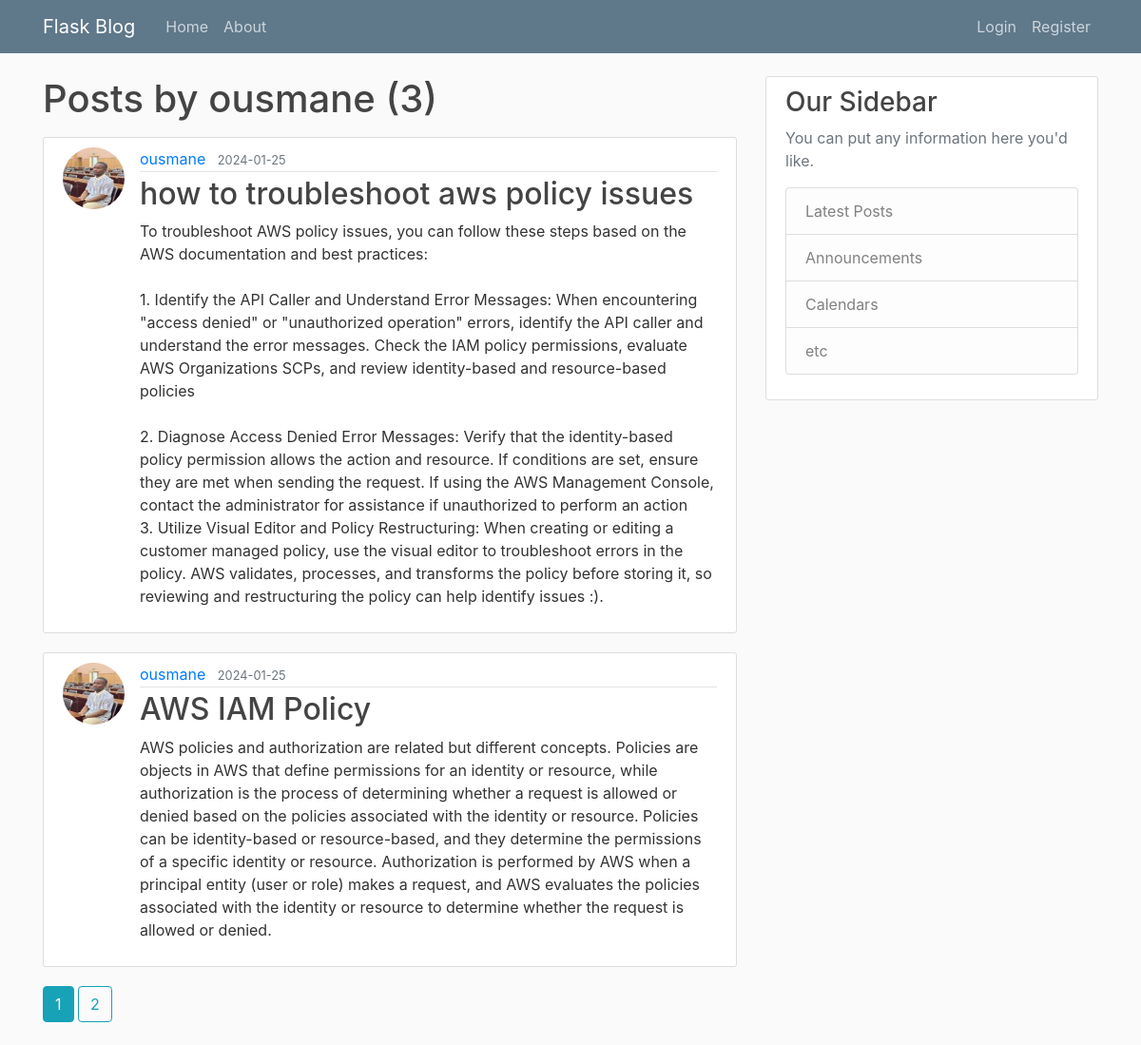
/user/ousmane, run on the app's committed database.
### blog/models/model.py (models this page shows, shortened)
class User(db.Model, UserMixin):
    id = db.Column(db.Integer, primary_key=True)
    username = db.Column(db.String(20), unique=True, nullable=False)
    email = db.Column(db.String(120), unique=True, nullable=False)
    image_file = db.Column(db.String(20), nullable=False, default='default.jpg')
    password = db.Column(db.String(60), nullable=False)
    posts = db.relationship('Post', backref='author', lazy=True)

class Post(db.Model):
    id = db.Column(db.Integer, primary_key=True)
    title = db.Column(db.String(20), nullable=False)
    date_posted = db.Column(db.DateTime, nullable=False, default=datetime.utcnow)
    content = db.Column(db.Text, nullable=False)
    user_id = db.Column(db.Integer, db.ForeignKey('user.id'), nullable=False)

### blog/users/routes.py (the view)
@users.route("/user/<string:username>")
def user_posts(username):
    page = request.args.get('page', 1, type=int)
    user = User.query.filter_by(username=username).first_or_404()
    posts = Post.query.filter_by(author=user) \
        .order_by(Post.date_posted.desc()) \
        .paginate(page=page, per_page=2);
    return render_template('user_posts.html', posts=posts, user=user);

### blog/templates/user_posts.html
{% extends "layout.html" %}
{% block content %}
    <h1 class="mb-3">Posts by {{ user.username }} ({{ posts.total }})</h1>
    {% for post in posts.items %}
        <article class="media content-section">
          <img class="rounded-circle article-img" src="{{ url_for('static', filename='profile_pics/' + post.author.image_file) }}">
          <div class="media-body">
            <div class="article-metadata">
              <a class="mr-2" href="{{ url_for('users.user_posts', username=post.author.username) }}">{{ post.author.username }}</a>
              <small class="text-muted">{{ post.date_posted.strftime('%Y-%m-%d') }}</small>
            </div>
            <h2><a class="article-title" href="{{ url_for('posts.post', post_id=post.id) }}">{{ post.title }}</a></h2>
            <p class="article-content">{{ post.content }}</p>
          </div>
        </article>
    {% endfor %}
    {% for page_num in posts.iter_pages(left_edge=1, right_edge=1, left_current=1, right_current=2) %}
      {% if page_num %}
        {% if posts.page == page_num %}
          <a class="btn btn-info mb-4" href="{{ url_for('users.user_posts', username=user.username, page=page_num) }}">{{ page_num }}</a>
        {% else %}
          <a class="btn btn-outline-info mb-4" href="{{ url_for('users.user_posts', username=user.username, page=page_num) }}">{{ page_num }}</a>
        {% endif %}
      {% else %}
        ...
      {% endif %}
    {% endfor %}
{% endblock content %}

### blog/templates/layout.html (shortened to what this page needs)
<!DOCTYPE html>
<html>
<head>
    <link rel="stylesheet" href="https://maxcdn.bootstrapcdn.com/bootstrap/4.0.0/css/bootstrap.min.css"
>
    <link rel="stylesheet" type="text/css" href="{{ url_for('static', filename='main.css') }}">
</head>
<body>
<header class="site-header">
    <nav class="navbar navbar-expand-md navbar-dark bg-steel fixed-top">
        <div class="container">
            <a class="navbar-brand mr-4" href="{{ url_for('main.home') }}">Flask Blog</a>
            <div class="collapse navbar-collapse" id="navbarToggle">
                <div class="navbar-nav mr-auto">
                    <a class="nav-item nav-link" href="{{ url_for('main.home') }}">Home</a>
                    <a class="nav-item nav-link" href="{{ url_for('main.about') }}">About</a>
                </div>
                <div class="navbar-nav">
                    {% if current_user.is_authenticated %}
                    <a class="nav-item nav-link" href="{{ url_for('posts.new_post') }}">Create Post</a>
                    <a class="nav-item nav-link" href="{{ url_for('users.account') }}">Account</a>
                    <a class="nav-item nav-link" href="{{ url_for('users.logout') }}">Logout</a>
                    {% else %}
                    <a class="nav-item nav-link" href="{{ url_for('users.login') }}">Login</a>
                    <a class="nav-item nav-link" href="{{ url_for('users.register') }}">Register</a>
                    {% endif %}
                </div>
            </div>
        </div>
    </nav>
</header>
<main role="main" class="container">
    <div class="row">
        <div class="col-md-8">
            {% block content %} {% endblock %}
        </div>
        <div class="col-md-4">
            <div class="content-section">
                <h3>Our Sidebar</h3>
                <p class='text-muted'>You can put any information here you'd like.
                <ul class="list-group">
                    <li class="list-group-item list-group-item-light">Latest Posts</li>
                    <li class="list-group-item list-group-item-light">Announcements</li>
                    <li class="list-group-item list-group-item-light">Calendars</li>
                    <li class="list-group-item list-group-item-light">etc</li>
                </ul>
                </p>
            </div>
        </div>
    </div>
</main>
</body>
</html>

### blog/static/main.css (style rules this page uses)
body { background: #fafafa; color: #333333; margin-top: 5rem; }
h1, h2, h3, h4, h5, h6 { color: #444444; }
.bg-steel { background-color: #5f788a; }
.site-header .navbar-nav .nav-link { color: #cbd5db; }
.content-section { background: #ffffff; padding: 10px 20px; border: 1px solid #dddddd; border-radius: 3px; margin-bottom: 20px; }
.article-title { color: #444444; }
.article-content { white-space: pre-line; }
.article-img { height: 65px; width: 65px; margin-right: 16px; }
.article-metadata { padding-bottom: 1px; margin-bottom: 4px; border-bottom: 1px solid #e3e3e3 }

### data on the page
User: username "ousmane"
Post: image_file (picture), author.username "ousmane", date_posted "2024-01-25", title "how to troubleshoot aws policy issues", content "To troubleshoot AWS policy issues, you can follow these steps based on the AWS documentation and best practices: 1. Identify the API Caller and Understand Error Messages: When encountering \"access denied\" or \"unauthorized operation\" errors, identify the API caller and understand the error messages. Check the IAM policy permissions, evaluate AWS Organizations SCPs, and review identity-based and resource-based policies 2. Diagnose Access Denied Error Messages: Verify that the identity-based policy permission allows the action and resource. If conditions are set, ensure they are met when sending the request. If using the AWS Management Console, contact the administrator for assistance if…"
Post: image_file (picture), author.username "ousmane", date_posted "2024-01-25", title "AWS IAM Policy", content "AWS policies and authorization are related but different concepts. Policies are objects in AWS that define permissions for an identity or resource, while authorization is the process of determining whether a request is allowed or denied based on the policies associated with the identity or resource. Policies can be identity-based or resource-based, and they determine the permissions of a specific identity or resource. Authorization is performed by AWS when a principal entity (user or role) makes a request, and AWS evaluates the policies associated with the identity or resource to determine whether the request is allowed or denied."

### other printed values
{{ posts.total }} "3"
{{ page_num }} "1"
{{ page_num }} "2"
